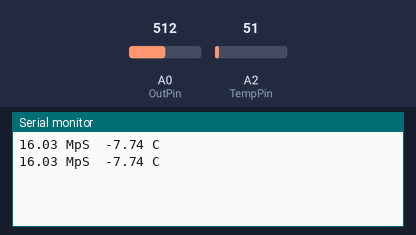
Recording of a sketch running on a simulated Arduino Uno, built with avr-gcc and run on an emulated ATmega328P. Parts: the last lines printed to the serial monitor. The inputs (shaded band) are chosen by the test bench; at power-on: A0 (OutPin) = 512, A2 (TempPin) = 51.

Above: at 1.5 s.
1.6 s: A0 (OutPin) set to 280
At 1.6 s:
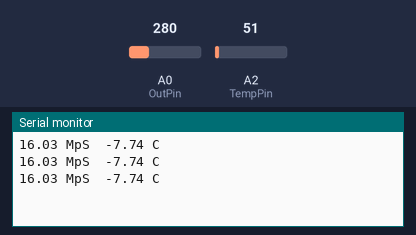
3.1 s: A0 (OutPin) set to 256
At 4.4 s:
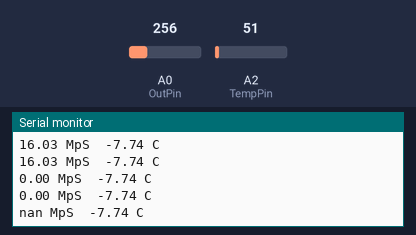

Measured:
- the behaviour switches between 264 and 263 on A0 (OutPin) (found by bisection; images 1 and 2)
- after the input at 3.1 s, the serial monitor: prints a new line after 0.66 s (image 2)

The sketch:

WindSensorRevP.ino
```cpp
/* A demo sketch for the Modern Device Rev P Wind Sensor
* Requires a Wind Sensor Rev P from Modern Device
* http://moderndevice.com/product/wind-sensor-rev-p/
*
* The Rev P requires at least at least an 8 volt supply. The easiest way to power it
* if you are using an Arduino is to use a 9 volt or higher supply on the external power jack
* and power the sensor from Vin.
*
* Hardware hookup
* Sensor     Arduino Pin
* Ground     Ground
* +10-12V      Vin
* Out          A0
* TMP          A2
*
* Paul Badger 2014
* code in the public domain
*/

const int OutPin  = A0;   // wind sensor analog pin  hooked up to Wind P sensor "OUT" pin
const int TempPin = A2;   // temp sesnsor analog pin hooked up to Wind P sensor "TMP" pin


void setup() {
    Serial.begin(9600);
}

void loop() {

    // read wind
    int windADunits = analogRead(OutPin);
    // Serial.print("RW ");   // print raw A/D for debug
    // Serial.print(windADunits);
    // Serial.print("\t");


    // wind formula derived from a wind tunnel data, annemometer and some fancy Excel regressions
    // this scalin doesn't have any temperature correction in it yet
    float windMPH =  pow((((float)windADunits - 264.0) / 85.6814), 3.36814);
    float windMpS = windMPH * 0.44704;
    Serial.print(windMpS);
    Serial.print(" MpS\t");


    // temp routine and print raw and temp C
    int tempRawAD = analogRead(TempPin);
    // Serial.print("RT ");    // print raw A/D for debug
    // Serial.print(tempRawAD);
    // Serial.print("\t");

    // convert to volts then use formula from datatsheet
    // Vout = ( TempC * .0195 ) + .400
    // tempC = (Vout - V0c) / TC   see the MCP9701 datasheet for V0c and TC

    float tempC = ((((float)tempRawAD * 5.0) / 1024.0) - 0.400) / .0195;
    Serial.print(tempC);
    Serial.println(" C");
    delay(750);
}
```
